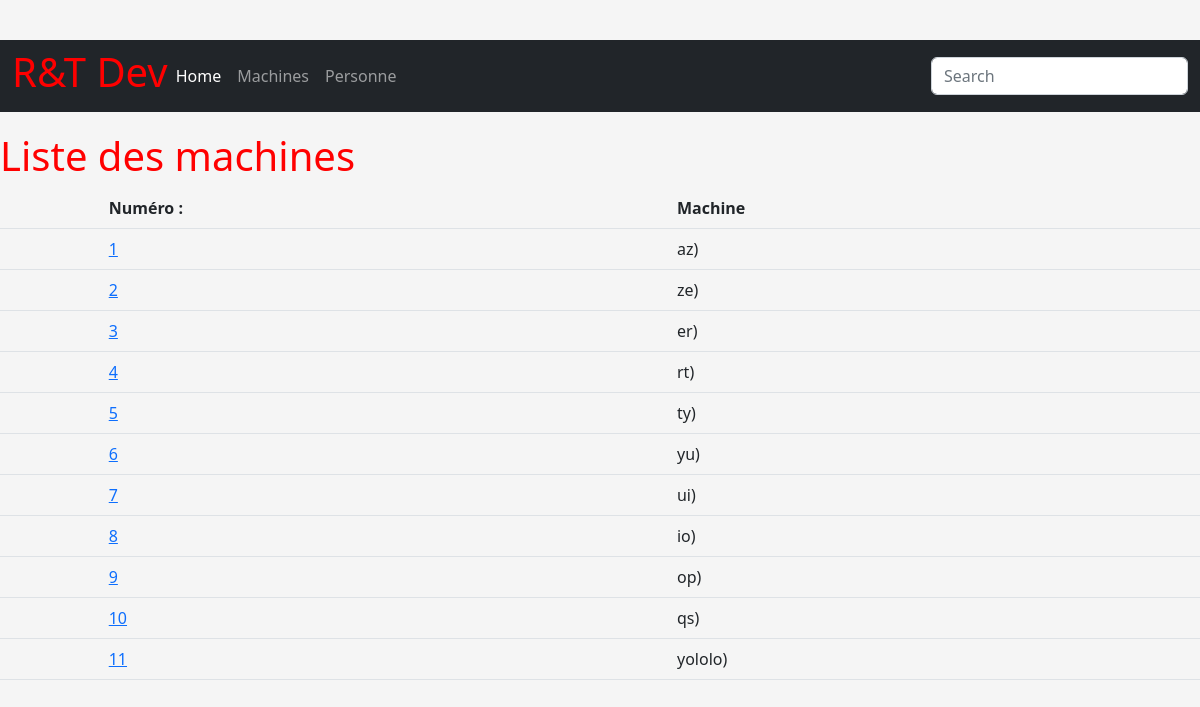
Page /computerApp/machines/ on the committed database.
### computerApp/models.py (models this page shows, shortened)
class Machine ( models.Model ):
    TYPE = (
        ('PC', ('PC - Windows')),
        ('Mac', ('MAc - MacOS')),
        ('Serveur', ('Serveur - Server to deploy virtual machines')),
        ('Switch', ('Switch - To maintains and connect servers')),
    )
    id = models.AutoField ( primary_key =True , editable = False )
    nom = models.CharField ( max_length =6 )
    maintenanceDate = models.DateField ( default = datetime . now ())
    mach = models.CharField ( max_length =32 , choices =TYPE , default ='PC')
    ref = models.CharField ( max_length =10 , default ='0000000000' )
    perso_maint = models.ForeignKey('Personne',on_delete=models.SET_NULL,null=True)

### computerApp/views.py (the view)
def machine_list_view(request) :
    machines = Machine.objects.all()
    context ={'machines': machines}
    return render(request,
        'computerapp/machine_list.html',
            context )

### computerApp/templates/computerapp/machine_list.html
{% extends "index.html" %}
{% block content %}
    <h1>Liste des machines</h1>
    {% if machines %}
    <table class="table">
        <thead>
            <tr>
                <th scope="col"></th>
                <th scope="col">Numéro :</th>
                <th scope="col">Machine</th>
            </tr>
        </thead>
        <tbody>
        {% for machine in machines %}
            <tr>
            <th scope="row"> </th>
            <td><a href= "{% url 'machine-detail' machine.id %}">
             {{ machine.id }}</a></td>
            <td>{{ machine.nom}})</td>
            </tr
        {% endfor %}
        {% endif %}
{% endblock %}

### templates/index.html (shortened to what this page needs)
<!DOCTYPE html >
<html lang= "fr">
  <head >
<link href="https://cdn.jsdelivr.net/npm/bootstrap@5.2.0-beta1/dist/css/bootstrap.min.css" rel="stylesheet">
    {% load static %}
    <link rel="stylesheet" href="{% static 'css/styles.css' %}">
  </head>
  <body>
    {% block menu %}
    <nav class="navbar navbar-expand navbar-dark bg-dark" aria-label="Second navbar example">
      <div class="container-fluid">
        <h1><class="navbar-brand" href="#">R&T Dev</h1>
        <div class="collapse navbar-collapse" id="navbarsExample02">
          <ul class="navbar-nav me-auto">
            <li class="nav-item">
              <a class="nav-link active" href= "{% url 'index' %}" aria-current="page" href="#">Home</a>
            </li>
            <li class="nav-item">
              <a class="nav-link" href= "{% url 'machines' %}">Machines</a>
            </li>
            <li class="nav-item">
              <a class="nav-link" href= "{% url 'personne' %}">Personne</a>
            </li>
          </ul>
          <form role="search">
            <input class="form-control" type="search" placeholder="Search" aria-label="Search">
          </form>
        </div>
      </div>
    </nav>
    {% endblock %}
{% load static %}
    {% block content  %}
        {% load static %}
        {% load static %}
    {% endblock %}
</html )à>

### static/css/styles.css (style rules this page uses)
html, body { height: 100%; }
body { align-items: center; padding-top: 40px; padding-bottom: 40px; background-color: #f5f5f5; }
h1 { color:red }
body { padding-bottom: 20px; }
.navbar { margin-bottom: 20px; }

### rows in the picture
Machine: id "1", nom "az"
Machine: id "2", nom "ze"
Machine: id "3", nom "er"
Machine: id "4", nom "rt"
Machine: id "5", nom "ty"
Machine: id "6", nom "yu"
Machine: id "7", nom "ui"
Machine: id "8", nom "io"
Machine: id "9", nom "op"
Machine: id "10", nom "qs"
Machine: id "11", nom "yololo"
